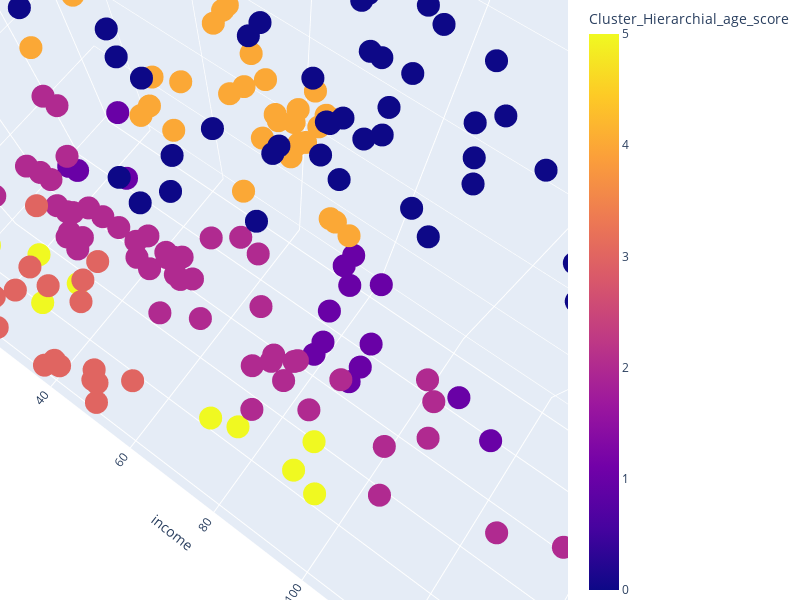

The notebook cell saved with this chart:
### Code cell
fig = px.scatter_3d(df_cluster,
                    x='age',
                    y='income',
                    z='score',
                    color='Cluster_Hierarchial_age_score',
                    labels={'x': 'age',
                            'y': 'income',
                            'z': 'score'},)
fig.update_layout(
    margin=dict(l=0, r=0, b=0, t=0),
    autosize=False, 
    width=800,  
    height=600  
)

fig.show()

### Figure 1 — Plotly figure (JSON) as saved in the notebook; plotly's stock layout.template omitted (floating-point values rounded to 4 significant figures; data arrays with more than 128 entries replaced by an {"elided": "..."} marker saying what was removed)
{"data": [{"hovertemplate": "age=%{x}<br>income=%{y}<br>score=%{z}<br>Cluster_Hierarchial_age_score=%{marker.color}<extra></extra>", "legendgroup": "", "marker": {"color": {"elided": "200 int values"}, "coloraxis": "coloraxis", "symbol": "circle"}, "mode": "markers", "name": "", "scene": "scene", "showlegend": false, "type": "scatter3d", "x": {"elided": "200 int values"}, "y": {"elided": "200 int values"}, "z": {"elided": "200 int values"}}], "layout": {"autosize": false, "coloraxis": {"colorbar": {"title": {"text": "Cluster_Hierarchial_age_score"}}, "colorscale": [[0, "#0d0887"], [0.1111, "#46039f"], [0.2222, "#7201a8"], [0.3333, "#9c179e"], [0.4444, "#bd3786"], [0.5556, "#d8576b"], [0.6667, "#ed7953"], [0.7778, "#fb9f3a"], [0.8889, "#fdca26"], [1, "#f0f921"]]}, "height": 600, "legend": {"tracegroupgap": 0}, "margin": {"b": 0, "l": 0, "r": 0, "t": 0}, "scene": {"aspectmode": "auto", "aspectratio": {"x": 0.6093, "y": 1.429, "z": 1.148}, "camera": {"center": {"x": 0, "y": 0, "z": 0}, "eye": {"x": 0.2461, "y": 0.1781, "z": 0.9643}, "projection": {"type": "perspective"}, "up": {"x": 0, "y": 0, "z": 1}}, "domain": {"x": [0, 1], "y": [0, 1]}, "xaxis": {"title": {"text": "age"}, "type": "linear"}, "yaxis": {"title": {"text": "income"}, "type": "linear"}, "zaxis": {"title": {"text": "score"}, "type": "linear"}}, "width": 800}}
